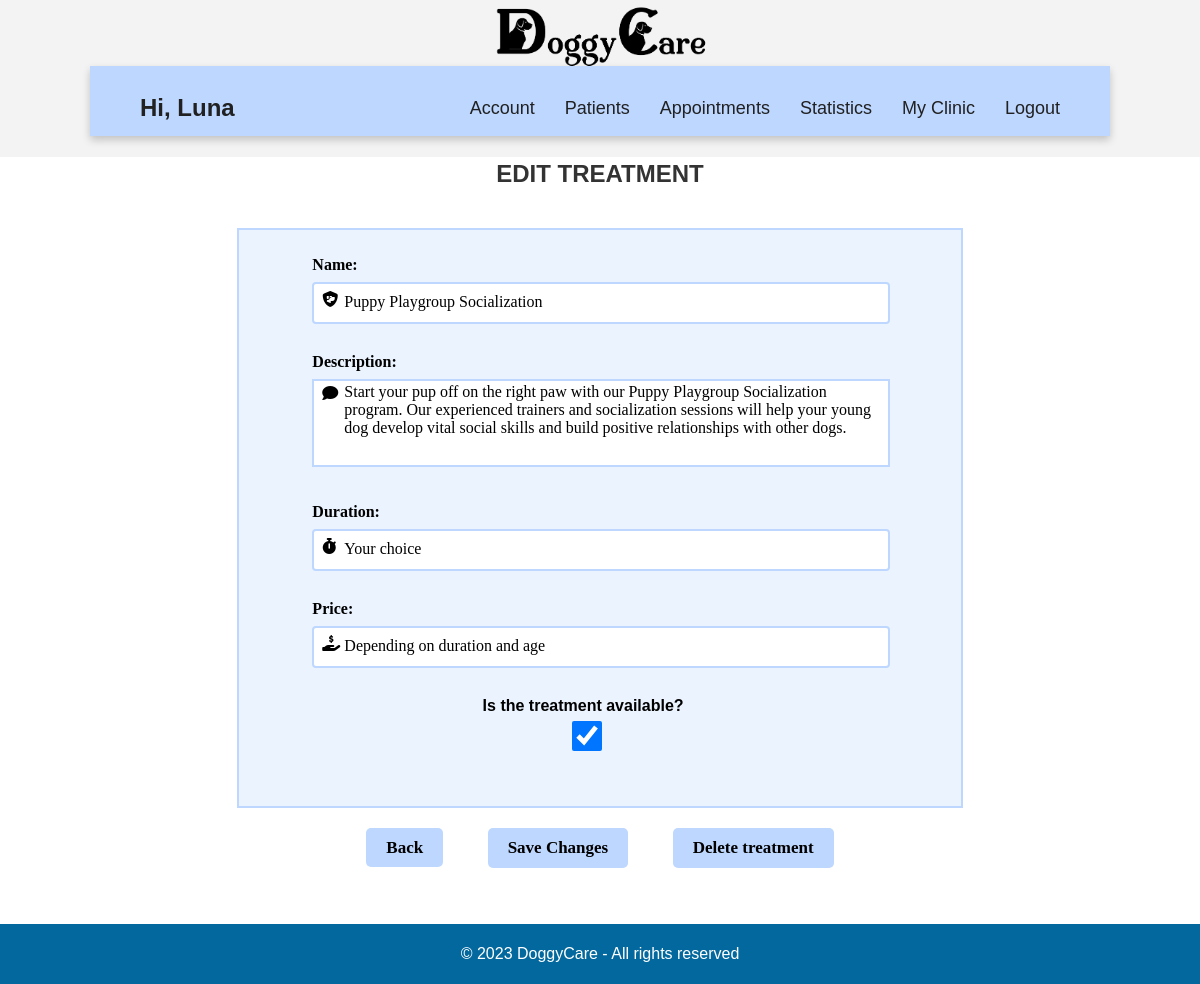
Page /vet/edit_treatment/2/2/ (signed in) on the committed database.
### accounts/models.py (models this page shows, shortened)
class User(AbstractUser):
    email = models.EmailField(unique=True)
    is_vet = models.BooleanField(default=False)
    is_owner = models.BooleanField(default=False)

class treatment(models.Model):
    id = models.AutoField(primary_key= True)
    name = models.CharField(blank= False, max_length=50)
    description = models.TextField(blank= False, max_length=400)
    duration = models.CharField(blank= False, max_length=100)
    price = models.CharField(blank= False, max_length=30)
    aviability = models.BooleanField(default=False)
    clinic_id = models.ForeignKey(clinic_info, on_delete=models.CASCADE,null=True, blank=True)

### vet/views.py (the view)
# urls.py: path('edit_treatment/<int:clinic_id>/<int:treatment_id>/', views.edit_treatment, name='edit_treatment'),
@login_required
@vet_required
@custom_permission_required('can_manage')
def edit_treatment(request, clinic_id, treatment_id):
    clinic = get_object_or_404(clinic_info, pk=clinic_id)
    treatment_ = get_object_or_404(treatment, pk=treatment_id)
    if request.method == 'POST':
        form = treatmentRegisterForm(request.POST, request.FILES, instance=treatment_)
        if form.is_valid():
            form.save()
            return redirect('edit_treatment', clinic_id=clinic.id, treatment_id=treatment_.id)
    else:
        form = treatmentRegisterForm(instance=treatment_)
    return render(request, 'edit_treatment.html', {'clinic': clinic, 'treatment': treatment_, 'form': form})

### accounts/forms.py
class treatmentRegisterForm(forms.ModelForm):
    class Meta:
        model= treatment
        fields= ['name', 'description', 'duration', 'price', 'aviability', 'clinic_id']
        exclude = ['clinic_id']
        widgets = {
            'aviability': forms.CheckboxInput(attrs={'class': 'check-box'}),
        }

### vet/templates/edit_treatment.html (shortened to what this page needs)
<!DOCTYPE html>
{% extends 'base.html' %}
{% load static %}
        {% block additional_styles %}
        <link rel="stylesheet" href="{% static 'css/vet/edit_treatment.css' %}">
        {% endblock additional_styles %}
            {% block content %}
            <div class = "all">
             <h2>EDIT TREATMENT</h2>
             <form method="post" enctype="multipart/form-data" class="custom-form">
                    <div class="form-container">
                        <div class="fields-container">
                            <div class="field">
                                <label for="{{ form.name.id_for_label }}" class="icon">
                                    <i class="fa-solid fa-shield-dog"></i>
                                </label>
                                {{ form.name.label_tag }}
                                {{ form.name }}
                            </div>
                            <div class="field">
                                <label for="{{ form.description.id_for_label }}" class="icon">
                                    <i class="fa-solid fa-comment" style="transform: translateY(-30px);""></i>
                                </label>
                                {{ form.description.label_tag }}
                                {{ form.description }}
                            </div>
                            <div class="field">
                                <label for="{{ form.duration.id_for_label }}" class="icon">
                                    <i class="fa-solid fa-stopwatch"></i>
                                </label>
                                {{ form.duration.label_tag }}
                                {{ form.duration }}
                            </div>
                            <div class="field">
                                <label for="{{ form.price.id_for_label }}" class="icon">
                                    <i class="fa-solid fa-hand-holding-dollar"></i>
                                </label>
                                {{ form.price.label_tag }}
                                {{ form.price }}
                            </div>
                            <div class="field", style="align-items: center; text-align: center;">
                                <span class="bold-text" style="font-weight: bold; text-align: center;">Is the treatment available?</span>
                                {{ form.aviability }}
                            </div>
                        </div>
                    </div>
                    <div class="button-container">
                        <a id="cancel-button" href="{% url 'treatments' clinic_id=clinic.id %}">Back</a>
                        <button type="submit">Save Changes</button>
                        <button type="button" id="delete-button">Delete treatment</button>
                    </div>
             </form>
            </div>
            {% endblock content %}

### vet/templates/base.html (shortened to what this page needs)
<!DOCTYPE html>
{% load static %}
<html lang="en">
    <head>
        <link rel="stylesheet" href="{% static 'css/vet/base.css' %}">
        {% block additional_styles %}
        {% endblock additional_styles %}
    </head>
    <body>
        <header>
            <div class="container-top-bar">
                <div class="top-bar">
                    <a href="{% url 'home' %}">
                        <img src="{% static 'img/logo.png' %}" alt="Logo">
                    </a>
                </div>
        </div>
        <nav class="nav-bar">
            <div class="greeting">
                {% if user.is_authenticated %}
                <h3>Hi, {{ user.username }}</h3>
                {% endif %}
            </div>
            <div class="tabs">
                <ul>
                    <li><a href="">Account</a></li>
                    <li><a href="{% url 'patients' %}">Patients</a></li>
                    <li><a href="{% url 'appointment' %}">Appointments</a></li>
                    <li><a href="{% url 'statistics' %}">Statistics</a></li>
                    <li><a href="{% url 'show_clinic' %}">My Clinic</a></li>
                    <li><a href="{% url 'logout' %}">Logout</a></li>
                </ul>
            </div>
        </nav>
        </header>
        <main>
            {% block content %}
            {% endblock content%}
        </main>
    </body>
    <footer>
        <div>
            <p>&copy; 2023 DoggyCare - All rights reserved</p>
        </div>
    </footer>
</html>

### static/css/vet/base.css (style rules this page uses)
html { font-family: "Poppins", sans-serif; line-height: 1.15; -webkit-text-size-adjust: 100%; -webkit-tap-highlight-color: rgba(0, 0, 0, 0); }
body { margin: 0; font-size: 1rem; line-height: 1.5; text-align: left; }
.container-top-bar { position: absolute; top: 0; width: 100%; height: 16%; background-color: #F3F3F3; z-index: 0; }
.top-bar { display:flex; margin-top:5px; text-align: center; font-weight: 800; justify-content: center; }
.top-bar img { height: 62px; margin-left: 20px; margin-right: 20px; margin-top: 1px; }
h3 { font-size: 1.5rem; color: #212121; }
h2 { text-align: center; }
.nav-bar { margin-top: 5.5%; height: 70px; width: 85%; position: relative; left: 50%; transform: translateX(-50%); background-color: rgb(189, 215, 255); display:flex; flex-wrap: wrap; align-items: center; justify-content: space-between; box-shadow: 0 4px 8px rgba(0, 0, 0, 0.2); }
.greeting { margin-left: 50px; font-size: 30px; }
.tabs { margin-right: 50px; display: flex; flex-wrap: wrap; align-items: center; justify-content: space-between; }
.tabs ul { display: flex; }
.tabs li { margin-left: 30px; font-size: 16px; list-style-type: none; }
.nav-bar a { font-weight: 300; font-size: 18px; color: #212121; text-decoration: none; transition: color 0.3s }
footer { background-color: #03689e; color: #fff; padding: 2px 0; text-align:center; width: 100%; bottom: 0; }

### static/css/vet/edit_treatment.css (style rules this page uses)
h2 { font-size: 24px; color: #333; font-weight: bold; text-align: center; margin-top: 20px; margin-bottom: auto; }
.custom-form { padding: 3%; display: grid; grid-template-rows: auto auto 1fr; grid-template-columns: 2; }
.form-container { margin-top: -5px; grid-row: 1/3; padding: 2%; background-color: rgba(189, 215, 255, 0.3); border: 2px solid rgb(189, 215, 255); width: 60%; max-width: 900px; min-height: 200px; display: flex; flex-wrap: wrap; gap: 20px; justify-content: center; align-items: center; margin: 0 auto; }
.fields-container { width: 80%; float: right; margin-right: 5%; }
.field { margin-bottom: 26px; position: relative; width: 100%; max-width: 785px; }
.icon { position: absolute; left: 10px; top: 50%; font-size: 20px; color: #333; }
span { text-align: center; align-items: center; margin: auto; align-content: center; }
textarea { max-width: 1700px; width: 100%; max-height: 80px; resize: none; border: 2px solid #bdd7ff; font-size: 16px; font-family:"Century Gothic"; padding-left: 30px; }
.field label { display: block; font-size: 16px; color: #000000; margin-bottom: 5px; font-family:"Century Gothic"; font-weight: bold; }
.field input { outline: none; font-size: 16px; padding-bottom: 5px; font-family:"Century Gothic"; border: 2px solid #bdd7ff; border-radius: 4px; height: 30px; padding-left: 30px; width: 100%; padding-top: 3px; }
.button-container { text-align: center; }
button { padding: 10px 20px; font-size: 17px; text-decoration: none; background-color: #BDD7FF; color: #000000; border: none; border-radius: 5px; cursor: pointer; margin: 20px; font-family:"Century Gothic"; font-weight: bold; }
#cancel-button { padding: 10px 20px; font-size: 17px; text-decoration: none; background-color: #BDD7FF; color: #000000; border: none; border-radius: 5px; cursor: pointer; margin: 20px; font-family:"Century Gothic"; font-weight: bold; }

### rows in the picture
User: username "Luna"
treatment: name "Puppy Playgroup Socialization", description "Start your pup off on the right paw with our Puppy Playgroup Socialization program. Our experienced trainers and socialization sessions will help your young dog develop vital social skills and build positive relationships with other dogs.", duration "Your choice", price "Depending on duration and age", aviability "☑"
